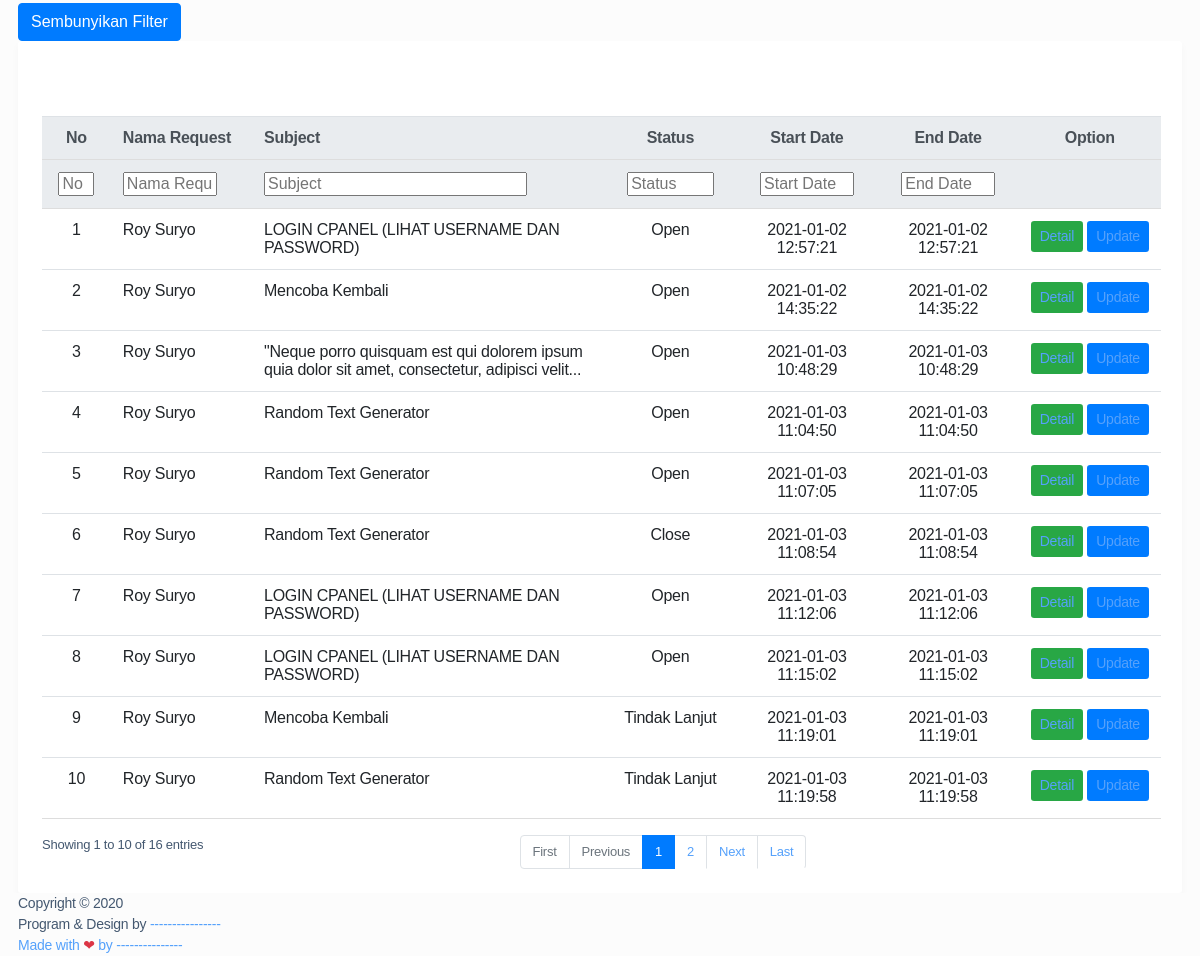
The app's page /index.php/teknisi/list_request (lower part), older data.
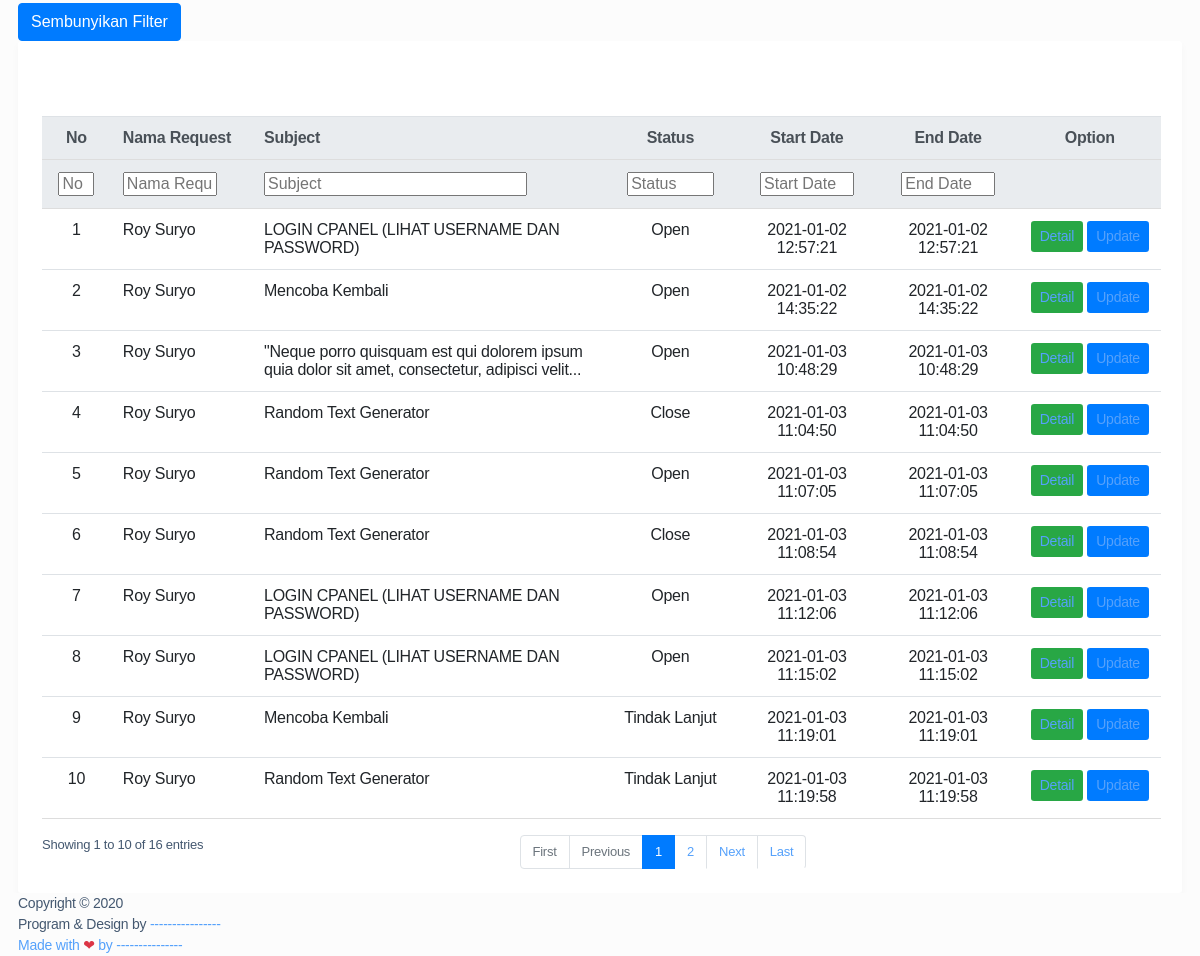
The same page, newer data.
### tables this page shows
CREATE TABLE `tbl_request` (
  `id` int(11) NOT NULL,
  `id_user` varchar(30) NOT NULL,
  `username` varchar(30) NOT NULL,
  `user` varchar(30) NOT NULL,
  `status` varchar(20) NOT NULL,
  `kategori` varchar(40) NOT NULL,
  `sub_kategori` varchar(40) NOT NULL,
  `pj` varchar(30) NOT NULL,
  `grup` varchar(40) NOT NULL,
  `asset` varchar(50) NOT NULL,
  `count_asset` varchar(2) NOT NULL,
  `subject` varchar(100) NOT NULL,
  `body` text NOT NULL,
  `created_date` timestamp NOT NULL DEFAULT current_timestamp(),
  `done_date` datetime DEFAULT NULL,
  `start_date` date NOT NULL,
  `end_date` date NOT NULL
);

### application/controllers/Teknisi.php (called while the page is built, shortened)
<?php
class Teknisi extends CI_Controller
{
	function __construct()
	{
		$this->load->helper('url');
		$this->load->library('form_validation');
		$this->load->helper('form');
	}
	public function list_request()
	{
		$this->load->model('Mrequest');
		$data['level'] = $this->session->userdata('level');
		$data['nama'] = $this->session->userdata('nama');
		$data['request'] = $this->Mrequest->tampil_data()->result();
		$this->load->view('navbar/nav_teknisi', $data);
		$this->load->view('teknisi/list_request', $data);
	}
}

### index.php (called while the page is built, shortened)
<?php
require_once BASEPATH.'core/CodeIgniter.php';

### application/models/Mrequest.php (called while the page is built, shortened)
<?php
class Mrequest extends CI_Model
{
    public function tampil_data()
    {
        return $this->db->get('tbl_request');
    }
}

### application/views/teknisi/list_request.php (the view, shortened to what this page needs)
<div class="main-content">
    <section class="section">
        <div class="section-header">
            <button onclick="myFunction()" id="filtering" class="btn btn-primary ">Sembunyikan Filter</button>
        </div>
        <div class="row" style="overflow: scroll">
            <div class="col-md-12">
                <div class="bg-white p-4" style="border-radius:3px;box-shadow:rgba(0, 0, 0, 0.03) 0px 4px 8px 0px">
                    <table id="example" class="table align-items-center table-flush">
                        <thead class="thead-light">
                            <tr class="text-center">
                                <th style="width: 60px;">No</th>
                                <th scope="col" style="text-align: left;">Nama Request</th>
                                <th scope="col" style="text-align: left;">Subject</th>
                                <th scope="col">Status</th>
                                <th scope="col">Start Date</th>
                                <th scope="col">End Date</th>
                                <th scope="col">Option</th>
                            </tr>
                        </thead>
                        <tbody>
                            <?php
                              $i = 1;
                              foreach ($request as $u) {
                              ?>
                                <tr class="text-center">
                                    <td style="width: 60px;"><?php echo $i ?></td>
                                    <td style="text-align: left;"><?php echo $u->user ?></td>
                                    <td style="text-align: left;"><?php echo $u->subject ?></td>
                                    <td><?php echo $u->status ?></td>
                                    <td><?php echo $u->created_date ?></td>
                                    <td><?php echo $u->created_date ?></td>
                                    <td class="text-center">
                                        <a href=<?= base_url("teknisi/detail_request/" . $u->id) ?> class="btn btn-sm btn-success">Detail</a>
                                        <a href='<?= base_url("teknisi/update_request/" . $u->id. "/" . $u->sub_kategori."/?id_menu=".$u->kategori)?>' class="btn btn-sm btn-primary">Update</a>
                                    </td>
                                </tr>
                            <?php
                                  $i++;
                              }
                              ?>
                        </tbody>
                    </table>
                </div>
            </div>
        </div>
</div>
</div>
<?php include("footer.php") ?>
</body>
</html>

Row changes from the older to the newer data that the page shows:
changed tbl_request (number 4 of 10 on the later page): status "Open" → "Close"
